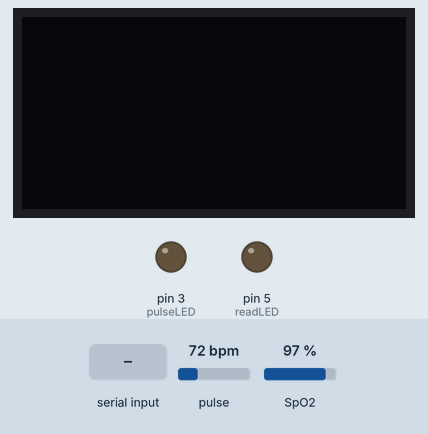
Simulated run of this sketch. Board: Arduino Uno, built with avr-gcc and run on an emulated ATmega328P. Shown: 128×64 one-colour display, output pins drawn as LEDs (lit = HIGH). Inputs (shaded band) come from the test bench; at power-on: pulse 72 bpm, SpO2 97 %. What the sketch prints to the serial monitor is not drawn.

Above: at 0.8 s.
0.9 s: "1" received over Serial
5.4 s: pulse set to 42 bpm
At 7.31 s:
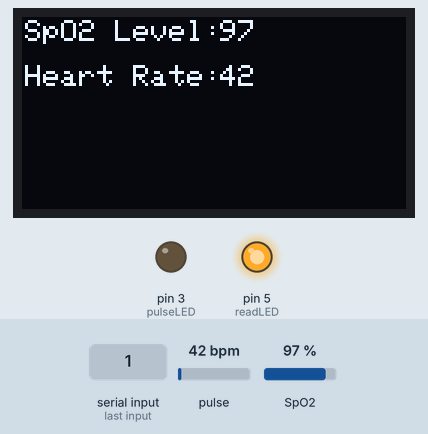
8.4 s: SpO2 set to 80 %
At 11.07 s:
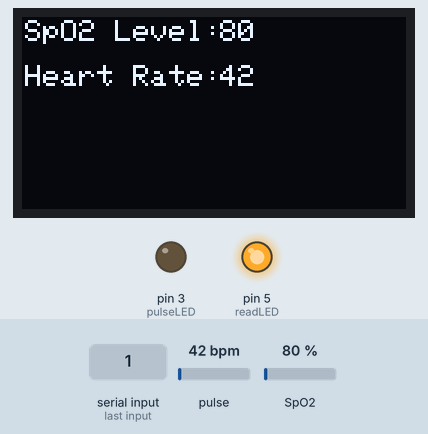
11.4 s: pulse set to 70 bpm
At 13.47 s:
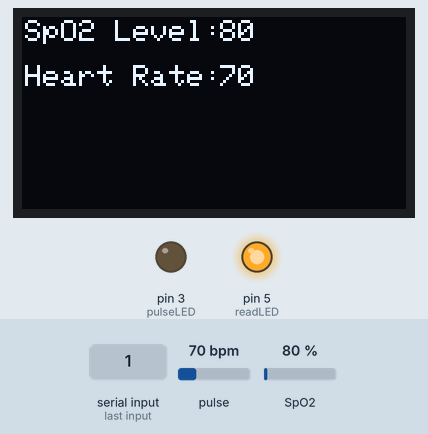
14.4 s: SpO2 set to 85 %
At 17.75 s:
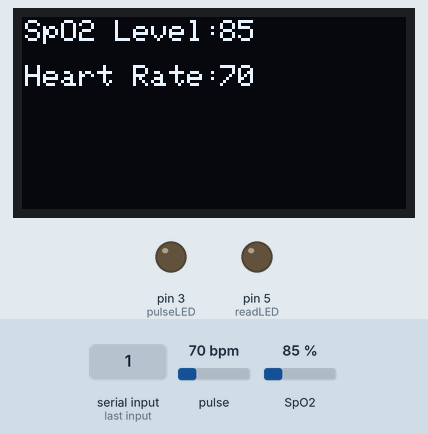
Timing chart, 0 to 18.4 s (numbered marks = the images above; inputs shaded):
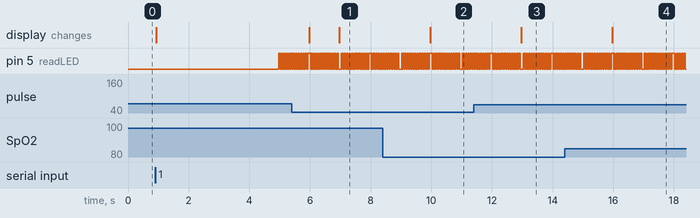

Measured:
- after the input at 0.9 s, pin 5 (readLED): alternates HIGH for 0.04 s and LOW for 0.04 s, starting after 4.1 s
- after the input at 5.4 s, the display: first differs from a run without the input after 1.6 s (image 1)
- after the input at 8.4 s, the display: changes after 1.6 s (image 2)
- after the input at 11.4 s, the display: changes after 1.6 s (image 3)
- after the input at 14.4 s, the display: changes after 1.6 s (image 4)

The sketch:

SPO2.ino
```cpp
#include <Adafruit_GFX.h>
#include <Adafruit_SSD1306.h>
#include <SPI.h>
#include <Wire.h>
#include "MAX30105.h"
#include "spo2_algorithm.h"

#define SCREEN_WIDTH 128
#define SCREEN_HEIGHT 64

// Declaration for SSD1306 display connected using I2C
#define OLED_RESET     -1
#define SCREEN_ADDRESS 0x3C
Adafruit_SSD1306 display(SCREEN_WIDTH, SCREEN_HEIGHT, &Wire, OLED_RESET);

MAX30105 particleSensor;

#define MAX_BRIGHTNESS 255

#if defined(__AVR_ATmega328P__) || defined(__AVR_ATmega168__)

uint16_t irBuffer[100]; //infrared LED sensor data
uint16_t redBuffer[100];  //red LED sensor data
#else
uint32_t irBuffer[100]; //infrared LED sensor data
uint32_t redBuffer[100];  //red LED sensor data
#endif

int32_t bufferLength; //data length
int32_t spo2; //SPO2 value
int8_t validSPO2; //indicator to show if the SPO2 calculation is valid
int32_t heartRate; //heart rate value
int8_t validHeartRate; //indicator to show if the heart rate calculation is valid

byte pulseLED = 3; //Must be on PWM pin
byte readLED = 5; //Blinks with each data read

void setup()
{
  Serial.begin(9600);

  pinMode(pulseLED, OUTPUT);
  pinMode(readLED, OUTPUT);

  // Initialize sensor
  if (!particleSensor.begin(Wire, I2C_SPEED_FAST)) //Use default I2C port, 400kHz speed
  {
    Serial.println(F("MAX30105 was not found. Please check wiring/power."));
    while (1);
  }

  Serial.println(F("Attach sensor to finger with rubber band. Press any key to start conversion"));
  while (Serial.available() == 0) ; //wait until user presses a key
  Serial.read();

  byte ledBrightness = 60; //Options: 0=Off to 255=50mA
  byte sampleAverage = 4; //Options: 1, 2, 4, 8, 16, 32
  byte ledMode = 2; //Options: 1 = Red only, 2 = Red + IR, 3 = Red + IR + Green
  byte sampleRate = 100; //Options: 50, 100, 200, 400, 800, 1000, 1600, 3200
  int pulseWidth = 411; //Options: 69, 118, 215, 411
  int adcRange = 4096; //Options: 2048, 4096, 8192, 16384

  particleSensor.setup(ledBrightness, sampleAverage, ledMode, sampleRate, pulseWidth, adcRange); //Configure sensor with these settings

  if(!display.begin(SSD1306_SWITCHCAPVCC, SCREEN_ADDRESS)) {
    Serial.println(F("SSD1306 allocation failed"));
    for(;;); // Don't proceed, loop forever
    }

  display.clearDisplay();
}

void loop()
{
  bufferLength = 100; //buffer length of 100 stores 4 seconds of samples running at 25sps

  //read the first 100 samples, and determine the signal range
  for (byte i = 0 ; i < bufferLength ; i++)
  {
    //Check the sensor for new data
    while (particleSensor.available() == false)
      particleSensor.check();
    //move to next sample
    redBuffer[i] = particleSensor.getRed();
    irBuffer[i] = particleSensor.getIR();
    particleSensor.nextSample();

    Serial.print(F("red="));
    Serial.print(redBuffer[i], DEC);
    Serial.print(F(", ir="));
    Serial.println(irBuffer[i], DEC);
  }

  //calculate heart rate and SpO2 after first 4 seconds of samples
  maxim_heart_rate_and_oxygen_saturation(irBuffer, bufferLength, redBuffer, &spo2, &validSPO2, &heartRate, &validHeartRate);

  //Continuously taking samples
  while (1)
  {
    //dumping the first 25 sets of samples in the memory and shift the last 75 sets of samples to the top
    for (byte i = 25; i < 100; i++)
    {
      redBuffer[i - 25] = redBuffer[i];
      irBuffer[i - 25] = irBuffer[i];
    }

    //take 25 sets of samples before calculating the heart rate.
    for (byte i = 75; i < 100; i++)
    {
      //Check the sensor for new data
      while (particleSensor.available() == false) particleSensor.check();
      digitalWrite(readLED, !digitalRead(readLED));

      //move to next sample
      redBuffer[i] = particleSensor.getRed();
      irBuffer[i] = particleSensor.getIR();
      particleSensor.nextSample();

    }
      display.setTextColor(WHITE); // 'inverted' text
      display.setCursor(1,1);
      display.setTextSize(1);
      display.println("SpO2 Level: ");
      display.setCursor(66,1);
      display.println(spo2);
      display.setCursor(1,16);
      display.println("Heart Rate: ");
      display.setCursor(66,16);
      display.println(heartRate);
      display.display();
      delay(50);
      display.clearDisplay();
    //After gathering 25 new samples recalculate HR and SP02
    maxim_heart_rate_and_oxygen_saturation(irBuffer, bufferLength, redBuffer, &spo2, &validSPO2, &heartRate, &validHeartRate);
  }
}
```
